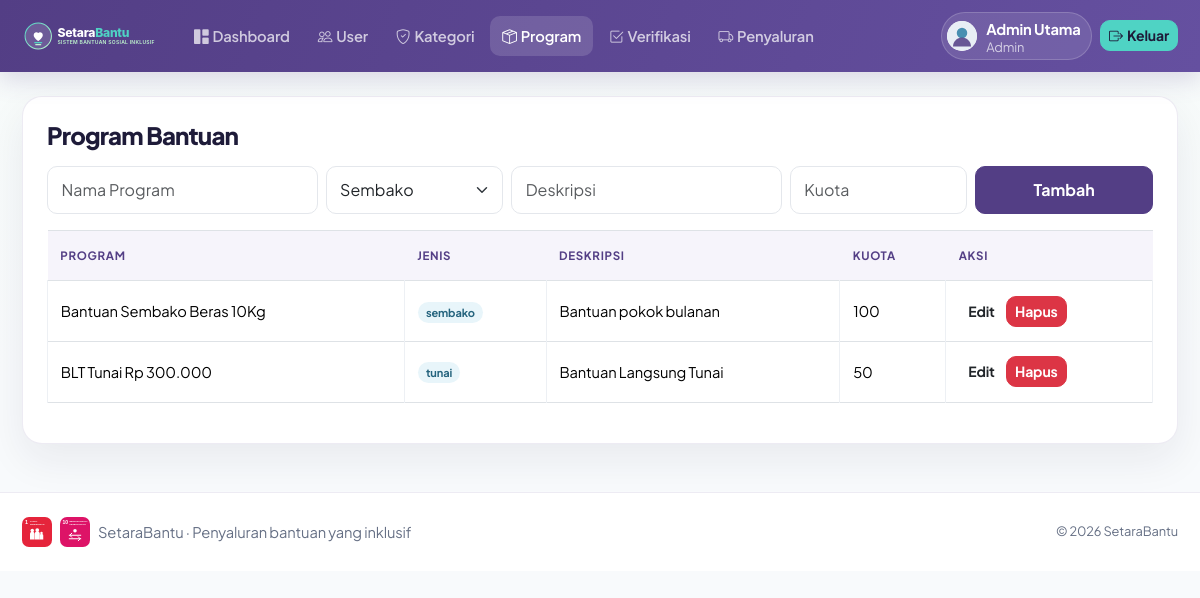
/program.php (signed in), run on the app's committed database.
### tables this page shows
CREATE TABLE `program_bantuan` (
  `id` int(11) NOT NULL AUTO_INCREMENT,
  `nama_program` varchar(150) NOT NULL,
  `jenis` enum('sembako','tunai','alat bantu','beasiswa') NOT NULL,
  `deskripsi` text NOT NULL,
  `kuota` int(11) NOT NULL,
  `status` enum('aktif','selesai') DEFAULT 'aktif',
  PRIMARY KEY (`id`)
);

### program.php (the view, shortened to what this page needs)
<?php
include 'header.php';
include 'koneksi.php';
$e = isset($_GET['edit']) ? mysqli_fetch_assoc(mysqli_query($conn, "SELECT * FROM program_bantuan WHERE id=" . (int)$_GET['edit'])) : null;
?>
<div class="card-sb p-4">
    <h4 class="judul-sb mb-3">Program Bantuan</h4>
    <form method="POST" class="row g-2 mb-3">
        <div class="col-md-3">
            <input type="text" name="nama" class="form-control" placeholder="Nama Program" value="<?= $e['nama_program'] ?? '' ?>" required>
        </div>
        <div class="col-md-2">
            <select name="jenis" class="form-select">
                <?php foreach (['sembako', 'tunai', 'alat bantu', 'beasiswa'] as $jn) echo "<option value='$jn' " . (($e['jenis'] ?? '') == $jn ? 'selected' : '') . ">" . ucfirst($jn) . "</option>"; ?>
            </select>
        </div>
        <div class="col-md-3">
            <input type="text" name="deskripsi" class="form-control" placeholder="Deskripsi" value="<?= $e['deskripsi'] ?? '' ?>" required>
        </div>
        <div class="col-md-2">
            <input type="number" name="kuota" class="form-control" placeholder="Kuota" value="<?= $e['kuota'] ?? '' ?>" required>
        </div>
        <div class="col-md-2 d-flex gap-1"><button type="submit" name="simpan" class="btn btn-ungu w-100"><?= $e ? 'Update' : 'Tambah' ?></button><?php if ($e) echo "<a href='program.php' class='btn btn-secondary'>X</a>"; ?></div>
    </form>
    <table class="table table-bordered table-sb">
        <thead>
            <tr>
                <th>Program</th>
                <th>Jenis</th>
                <th>Deskripsi</th>
                <th>Kuota</th>
                <th>Aksi</th>
            </tr>
        </thead>
        <tbody>
            <?php $q = mysqli_query($conn, "SELECT * FROM program_bantuan");
                while ($d = mysqli_fetch_assoc($q)): ?>
                <tr>
                    <td><?= $d['nama_program'] ?></td>
                    <td><span class="badge badge-biru"><?= $d['jenis'] ?></span></td>
                    <td><?= $d['deskripsi'] ?></td>
                    <td><?= $d['kuota'] ?></td>
                    <td><a href="?edit=<?= $d['id'] ?>" class="btn btn-sm btn-biru">Edit</a> <a href="?hapus=<?= $d['id'] ?>" class="btn btn-sm btn-danger">Hapus</a></td>
                </tr>
            <?php endwhile; ?>
        </tbody>
    </table>
</div>
<?php
include 'footer.php';
?>

### assets/style.css (style rules this page uses)
:root { --sb-primary:#533E85;--sb-primary-dark:#40306c;--sb-secondary:#488FB1;--sb-teal:#4FD3C4;--sb-mint:#EEFAF1;--sb-bg:#F8FAFC;--sb-ink:#1E1B39;--sb-muted:#667085;--sb-border:rgba(83,62,133,.10);--sb-shadow:0 16px 40px rgba(30,27,57,.07);--ungu:var(--sb-primary);--biru:var(--sb-secondary);--toska:var(--sb-teal);--mint:var(--sb-mint) }
* { box-sizing:border-box }
html { scroll-behavior:smooth }
body { min-height:100vh;background:var(--sb-bg);color:var(--sb-ink);font-family:'Plus Jakarta Sans',Inter,system-ui,sans-serif;font-size:.92rem;letter-spacing:-.01em }
body.bg-mint { background:linear-gradient(180deg,#f7fbfa 0%,var(--sb-bg) 48%) }
a { color:var(--sb-primary) }
.card-sb { background:#fff;border:1px solid var(--sb-border);border-radius:20px;box-shadow:var(--sb-shadow) }
.judul-sb { color:var(--sb-ink);font-weight:800;letter-spacing:-.035em }
.btn { border-radius:10px;font-weight:700;transition:transform .18s,box-shadow .18s }
.btn-ungu { background:var(--sb-primary);color:#fff;border-color:var(--sb-primary) }
.form-control,.form-select { border:1px solid #e4e7ec;border-radius:10px;padding:.7rem .85rem }
.table-sb { --bs-table-bg:transparent;vertical-align:middle }
.table-sb thead th { background:#f6f4fb;color:var(--sb-primary);border:0;padding:1rem .8rem;font-size:.72rem;text-transform:uppercase;letter-spacing:.06em;white-space:nowrap }
.table-sb tbody td { border-color:#edf0f4;padding:.9rem .8rem }
.badge { border-radius:999px;padding:.45em .75em;font-weight:700 }
.badge-biru { background:#e8f5fa;color:#25647e }

### data on the page
program_bantuan: nama_program "Bantuan Sembako Beras 10Kg", jenis "sembako", deskripsi "Bantuan pokok bulanan", kuota "100"
program_bantuan: nama_program "BLT Tunai Rp 300.000", jenis "tunai", deskripsi "Bantuan Langsung Tunai", kuota "50"

### other printed values
$nama "Admin Utama"
$roleLabel "Admin"
form field jenis "Sembako"
